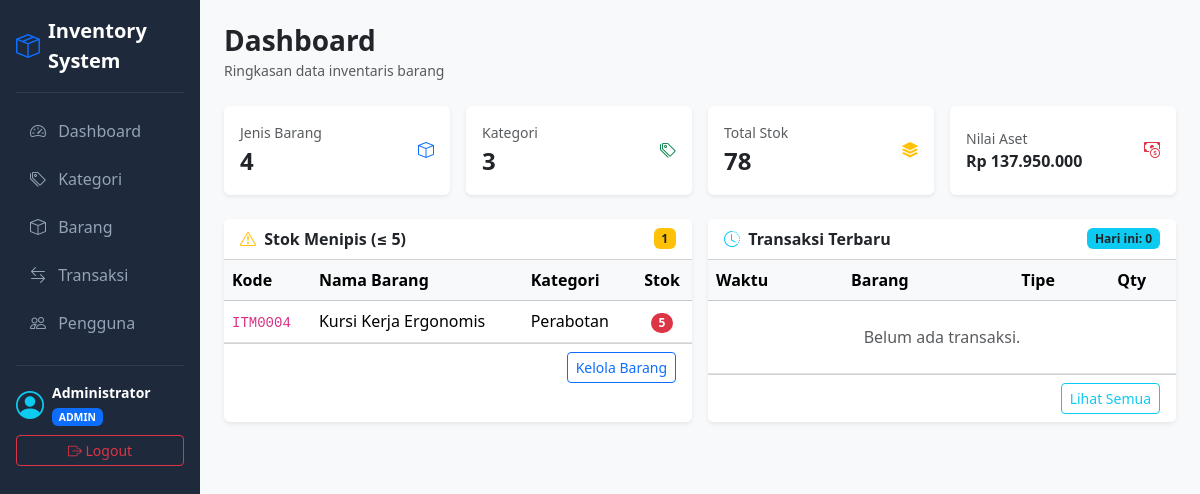
The app's page /dashboard (signed in) with its own data.
### tables this page shows
CREATE TABLE items (
    id INT AUTO_INCREMENT PRIMARY KEY,
    code VARCHAR(20) NOT NULL UNIQUE,
    name VARCHAR(150) NOT NULL,
    category_id INT NULL,
    quantity INT NOT NULL DEFAULT 0,
    unit VARCHAR(20) NOT NULL DEFAULT 'unit',
    price DECIMAL(15,2) NOT NULL DEFAULT 0,
    entry_date DATE NULL,
    description TEXT,
    created_at TIMESTAMP DEFAULT CURRENT_TIMESTAMP,
    CONSTRAINT fk_items_category FOREIGN KEY (category_id)
    REFERENCES categories(id) ON DELETE SET NULL ON UPDATE CASCADE
);

CREATE TABLE categories (
    id INT AUTO_INCREMENT PRIMARY KEY,
    name VARCHAR(100) NOT NULL,
    description TEXT,
    created_at TIMESTAMP DEFAULT CURRENT_TIMESTAMP
);

### app/core/Controller.php (called while the page is built, shortened)
<?php
class Controller {
    public function view(string $view, array $data = []): void {
        $data = array_merge(view_shared_data(), $data);
        extract($data);
        require ROOT_PATH . '/app/views/' . $view . '.php';
    }
    public function model(string $model) {
        return new $model();
    }
}

### app/controllers/DashboardController.php (called while the page is built, shortened)
<?php
class DashboardController extends Controller {
    public function index(): void {
        $itemModel = $this->model('Item');
        $trxModel  = $this->model('Transaction');
        $catModel  = $this->model('Category');
        $this->view('dashboard/index', [
            'title'              => 'Dashboard',
            'totalItems'         => $itemModel->totalItems(),
            'totalCategories'    => $catModel->count(),
            'totalStock'         => $itemModel->totalStock(),
            'totalAssetValue'    => $itemModel->totalAssetValue(),
            'lowStockCount'      => $itemModel->lowStockCount(5),
            'lowStockItems'      => $itemModel->lowStockItems(5),
            'recentTransactions' => $trxModel->recent(5),
            'todayTransactions'  => $trxModel->todayCount(),
        ]);
    }
}

### app/core/App.php (called while the page is built, shortened)
<?php
class App {
    protected string $method = 'index';
    public function __construct() {
        $url = $this->parseURL();
        if (!empty($url[0])) {
            $candidate = ucfirst($url[0]) . 'Controller';
            if (file_exists(ROOT_PATH . '/app/controllers/' . $candidate . '.php')) {
                unset($url[0]);
            } else {
                $this->notFound();
                return;
            }
        }
        $this->controller = new $this->controller();
        $this->params = $url ? array_values($url) : [];
        call_user_func_array([$this->controller, $this->method], $this->params);
    }
    public function parseURL(): array {
        if (isset($_GET['url'])) {
            $url = rtrim($_GET['url'], '/');
            return explode('/', filter_var($url, FILTER_SANITIZE_URL));
        }
        return [];
    }
}

### public/index.php (called while the page is built, shortened)
<?php
require_once __DIR__ . '/../app/config/config.php';
require_once __DIR__ . '/../app/core/helpers.php';
spl_autoload_register(function ($class) {
    foreach (['core', 'controllers', 'models'] as $dir) {
        $file = ROOT_PATH . '/app/' . $dir . '/' . $class . '.php';
        if (file_exists($file)) {
            return;
        }
    }
});
$app = new App();

### app/core/helpers.php (called while the page is built, shortened)
<?php
function e($value): string {
    return htmlspecialchars((string) $value, ENT_QUOTES, 'UTF-8');
}
function rupiah($value): string {
    return 'Rp ' . number_format((float) $value, 0, ',', '.');
}

### app/core/Model.php (called while the page is built, shortened)
<?php
class Model {
    protected PDO $db;
    protected string $table = '';
    public function __construct() {
        $this->db = Database::getInstance()->pdo();
    }
    public function count(): int {
        return (int) $this->db->query("SELECT COUNT(*) FROM {$this->table}")->fetchColumn();
    }
}

### app/core/Database.php (called while the page is built)
<?php
class Database {
    private static ?Database $instance = null;
    private PDO $pdo;
    private function __construct() {
        $dsn = 'mysql:host=' . DB_HOST . ';port=' . DB_PORT
            . ';dbname=' . DB_NAME . ';charset=utf8mb4';
        try {
            $this->pdo = new PDO($dsn, DB_USER, DB_PASS);
            $this->pdo->setAttribute(PDO::ATTR_ERRMODE, PDO::ERRMODE_EXCEPTION);
            $this->pdo->setAttribute(PDO::ATTR_DEFAULT_FETCH_MODE, PDO::FETCH_ASSOC);
        } catch (PDOException $e) {
            Logger::error('Koneksi database gagal', ['error' => $e->getMessage()]);
            die('Koneksi database gagal: ' . $e->getMessage());
        }
    }
    public static function getInstance(): Database {
        return self::$instance ??= new self();
    }
    public function pdo(): PDO {
        return $this->pdo;
    }
}

### app/models/item.php (called while the page is built, shortened)
<?php
class Item extends Model {
    public function totalItems(): int {
        return (int) $this->db->query("SELECT COUNT(*) FROM items")->fetchColumn();
    }
    public function totalStock(): int {
        return (int) $this->db->query("SELECT COALESCE(SUM(quantity), 0) FROM items")->fetchColumn();
    }
    public function totalAssetValue(): float {
        return (float) $this->db->query("SELECT COALESCE(SUM(quantity * price), 0) FROM items")->fetchColumn();
    }
    public function lowStockCount(int $threshold = 5): int {
        $stmt = $this->db->prepare("SELECT COUNT(*) FROM items WHERE quantity <= ?");
        $stmt->execute([$threshold]);
        return (int) $stmt->fetchColumn();
    }
    public function lowStockItems(int $threshold = 5): array {
        $stmt = $this->db->prepare(
            "SELECT i.*, c.name AS category_name
             FROM items i
             LEFT JOIN categories c ON i.category_id = c.id
             WHERE i.quantity <= ?
             ORDER BY i.quantity ASC"
        );
        $stmt->execute([$threshold]);
        return $stmt->fetchAll();
    }
}

### app/core/Middleware.php (called while the page is built, shortened)
<?php
class Middleware {
    public static function isLoggedIn(): bool {
        return !empty($_SESSION['user']);
    }
}

### app/views/dashboard/index.php (the view, shortened to what this page needs)
<?php require ROOT_PATH . '/app/views/layouts/header.php'; ?>
<div class="d-flex justify-content-between align-items-center mb-4">
    <div>
        <h3 class="mb-0 fw-bold">Dashboard</h3>
        <small class="text-muted">Ringkasan data inventaris barang</small>
    </div>
</div>
<div class="row g-3 mb-4">
    <div class="col-md-3">
        <div class="card border-0 shadow-sm h-100">
            <div class="card-body d-flex justify-content-between align-items-center">
                <div>
                    <div class="text-muted small">Jenis Barang</div>
                    <div class="fs-4 fw-bold"><?= e($totalItems) ?></div>
                </div>
                <i class="bi bi-box text-primary stat-icon"></i>
            </div>
        </div>
    </div>
    <div class="col-md-3">
        <div class="card border-0 shadow-sm h-100">
            <div class="card-body d-flex justify-content-between align-items-center">
                <div>
                    <div class="text-muted small">Kategori</div>
                    <div class="fs-4 fw-bold"><?= e($totalCategories) ?></div>
                </div>
                <i class="bi bi-tags text-success stat-icon"></i>
            </div>
        </div>
    </div>
    <div class="col-md-3">
        <div class="card border-0 shadow-sm h-100">
            <div class="card-body d-flex justify-content-between align-items-center">
                <div>
                    <div class="text-muted small">Total Stok</div>
                    <div class="fs-4 fw-bold"><?= e($totalStock) ?></div>
                </div>
                <i class="bi bi-stack text-warning stat-icon"></i>
            </div>
        </div>
    </div>
    <div class="col-md-3">
        <div class="card border-0 shadow-sm h-100">
            <div class="card-body d-flex justify-content-between align-items-center">
                <div>
                    <div class="text-muted small">Nilai Aset</div>
                    <div class="fs-6 fw-bold"><?= rupiah($totalAssetValue) ?></div>
                </div>
                <i class="bi bi-cash-coin text-danger stat-icon"></i>
            </div>
        </div>
    </div>
</div>
<div class="row g-3">
    <div class="col-md-6">
        <div class="card border-0 shadow-sm h-100">
            <div class="card-header bg-white d-flex justify-content-between align-items-center">
                <span><i class="bi bi-exclamation-triangle text-warning me-1"></i> <strong>Stok Menipis (≤ 5)</strong></span>
                <span class="badge bg-warning text-dark"><?= e($lowStockCount) ?></span>
            </div>
            <div class="table-responsive">
                <table class="table table-hover align-middle mb-0">
                    <thead class="table-light">
                        <tr>
                            <th>Kode</th>
                            <th>Nama Barang</th>
                            <th>Kategori</th>
                            <th class="text-center">Stok</th>
                        </tr>
                    </thead>
                    <tbody>
                        <?php if (empty($lowStockItems)): ?>
                            <tr>
                                <td colspan="4" class="text-center text-muted py-4">Semua stok barang masih aman.</td>
                            </tr>
                        <?php else: ?>
                            <?php foreach ($lowStockItems as $row): ?>
                                <tr>
                                    <td><code><?= e($row['code']) ?></code></td>
                                    <td><?= e($row['name']) ?></td>
                                    <td><?= e($row['category_name'] ?? '-') ?></td>
                                    <td class="text-center">
                                        <span class="badge bg-danger rounded-pill"><?= e($row['quantity']) ?></span>
                                    </td>
                                </tr>
                            <?php endforeach; ?>
                        <?php endif; ?>
                    </tbody>
                </table>
            </div>
            <div class="card-footer bg-white text-end">
                <a href="<?= BASEURL ?>/items" class="btn btn-sm btn-outline-primary">Kelola Barang</a>
            </div>
        </div>
    </div>
    <div class="col-md-6">
        <div class="card border-0 shadow-sm h-100">
            <div class="card-header bg-white d-flex justify-content-between align-items-center">
                <span><i class="bi bi-clock-history text-info me-1"></i> <strong>Transaksi Terbaru</strong></span>
                <span class="badge bg-info text-dark">Hari ini: <?= e($todayTransactions) ?></span>
            </div>
            <div class="table-responsive">
                <table class="table table-hover align-middle mb-0">
                    <thead class="table-light">
                        <tr>
                            <th>Waktu</th>
                            <th>Barang</th>
                            <th class="text-center">Tipe</th>
                            <th class="text-center">Qty</th>
                        </tr>
                    </thead>
                    <tbody>
                        <?php if (empty($recentTransactions)): ?>
                            <tr>
                                <td colspan="4" class="text-center text-muted py-4">Belum ada transaksi.</td>
                            </tr>
                        <?php endif; ?>
                    </tbody>
                </table>
            </div>
            <div class="card-footer bg-white text-end">
                <a href="<?= BASEURL ?>/transactions" class="btn btn-sm btn-outline-info">Lihat Semua</a>
            </div>
        </div>
    </div>
</div>
<?php require ROOT_PATH . '/app/views/layouts/footer.php'; ?>

### app/views/layouts/header.php (style rules this page uses)
body { min-height: 100vh; background-color: #f8f9fa; }

### records on screen
items: code "ITM0004", name "Kursi Kerja Ergonomis", category.name "Perabotan", quantity "5"

### other values on screen
APP_NAME "Inventory System"
$nav['label'] "Dashboard"
$nav['label'] "Kategori"
$nav['label'] "Barang"
$nav['label'] "Transaksi"
$nav['label'] "Pengguna"
$user['full_name'] "Administrator"
$user['role'] "ADMIN"
$totalItems "4"
$totalCategories "3"
$totalStock "78"
rupiah($totalAssetValue) "Rp 137.950.000"
$lowStockCount "1"
$todayTransactions "0"
